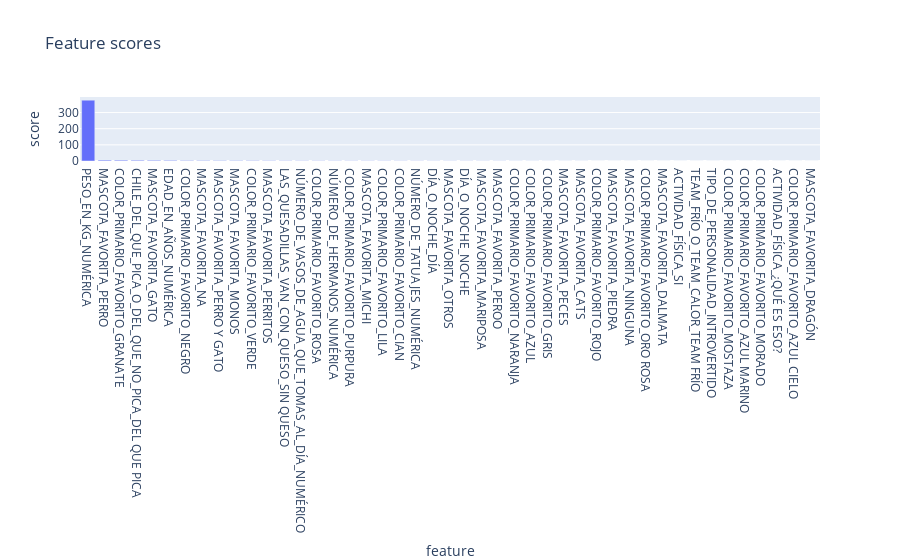

Notebook code cell kept with this figure:
### Code cell
fig = px.bar(df_scores.reset_index().rename(columns={"index": "feature"}), x="feature", y="score", title="Feature scores")
fig.update_layout(xaxis={'categoryorder':'total descending'})
fig.show()

### Figure 1 — Plotly figure (JSON) as saved in the notebook; plotly's stock layout.template omitted (floating-point values rounded to 4 significant figures)
{"data": [{"hovertemplate": "feature=%{x}<br>score=%{y}<extra></extra>", "legendgroup": "", "marker": {"color": "#636efa", "pattern": {"shape": ""}}, "name": "", "orientation": "v", "showlegend": false, "textposition": "auto", "type": "bar", "x": ["PESO_EN_KG_NUMÉRICA", "MASCOTA_FAVORITA_PERRO", "COLOR_PRIMARIO_FAVORITO_GRANATE", "CHILE_DEL_QUE_PICA_O_DEL_QUE_NO_PICA_DEL QUE PICA", "MASCOTA_FAVORITA_GATO", "EDAD_EN_AÑOS_NUMÉRICA", "COLOR_PRIMARIO_FAVORITO_NEGRO", "MASCOTA_FAVORITA_NA", "MASCOTA_FAVORITA_PERRO Y GATO", "MASCOTA_FAVORITA_MONOS", "COLOR_PRIMARIO_FAVORITO_VERDE", "MASCOTA_FAVORITA_PERRITOS", "LAS_QUESADILLAS_VAN_CON_QUESO_SIN QUESO", "NÚMERO_DE_VASOS_DE_AGUA_QUE_TOMAS_AL_DÍA_NUMÉRICO", "COLOR_PRIMARIO_FAVORITO_ROSA", "NÚMERO_DE_HERMANOS_NUMÉRICA", "COLOR_PRIMARIO_FAVORITO_PURPURA", "MASCOTA_FAVORITA_MICHI", "COLOR_PRIMARIO_FAVORITO_LILA", "COLOR_PRIMARIO_FAVORITO_CIAN", "NÚMERO_DE_TATUAJES_NUMÉRICA", "DÍA_O_NOCHE_DÍA", "MASCOTA_FAVORITA_OTROS", "DÍA_O_NOCHE_NOCHE", "MASCOTA_FAVORITA_MARIPOSA", "MASCOTA_FAVORITA_PEROO", "COLOR_PRIMARIO_FAVORITO_NARANJA", "COLOR_PRIMARIO_FAVORITO_AZUL", "COLOR_PRIMARIO_FAVORITO_GRIS", "MASCOTA_FAVORITA_PECES", "MASCOTA_FAVORITA_CATS", "COLOR_PRIMARIO_FAVORITO_ROJO", "MASCOTA_FAVORITA_PIEDRA", "MASCOTA_FAVORITA_NINGUNA", "COLOR_PRIMARIO_FAVORITO_ORO ROSA", "MASCOTA_FAVORITA_DALMATA", "ACTIVIDAD_FÍSICA_SI", "TEAM_FRÍO_O_TEAM_CALOR_TEAM FRÍO", "TIPO_DE_PERSONALIDAD_INTROVERTIDO", "COLOR_PRIMARIO_FAVORITO_MOSTAZA", "COLOR_PRIMARIO_FAVORITO_AZUL MARINO", "COLOR_PRIMARIO_FAVORITO_MORADO", "ACTIVIDAD_FÍSICA_¿QUÉ ES ESO?", "COLOR_PRIMARIO_FAVORITO_AZUL CIELO", "MASCOTA_FAVORITA_DRAGÓN"], "xaxis": "x", "y": [376.5, 5.343, 4.876, 4.384, 4.161, 3.73, 2.935, 2.714, 2.36, 2.353, 2.258, 1.729, 1.457, 1.363, 1.356, 1.325, 1.198, 1.198, 1.198, 0.9646, 0.9442, 0.8717, 0.8713, 0.7938, 0.7651, 0.7277, 0.5854, 0.4968, 0.2961, 0.2961, 0.2961, 0.1996, 0.1912, 0.1912, 0.1062, 0.04801, 0.04631, 0.04256, 0.04221, 0.01212, 0.01163, 0.004252, 0.002958, 1.262e-06, 1.262e-06], "yaxis": "y"}], "layout": {"barmode": "relative", "legend": {"tracegroupgap": 0}, "title": {"text": "Feature scores"}, "xaxis": {"anchor": "y", "categoryorder": "total descending", "domain": [0, 1], "title": {"text": "feature"}}, "yaxis": {"anchor": "x", "domain": [0, 1], "title": {"text": "score"}}}}
